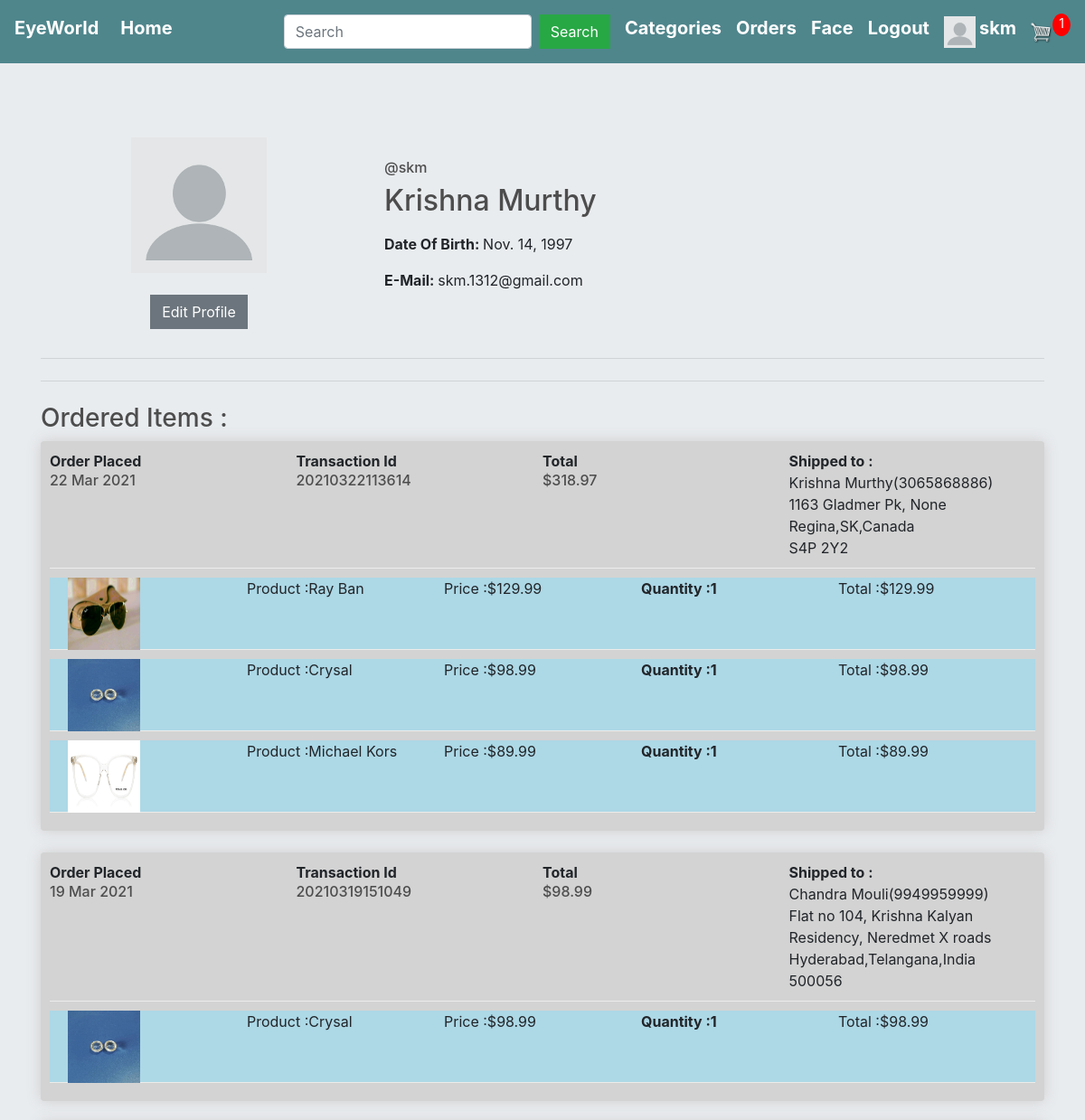
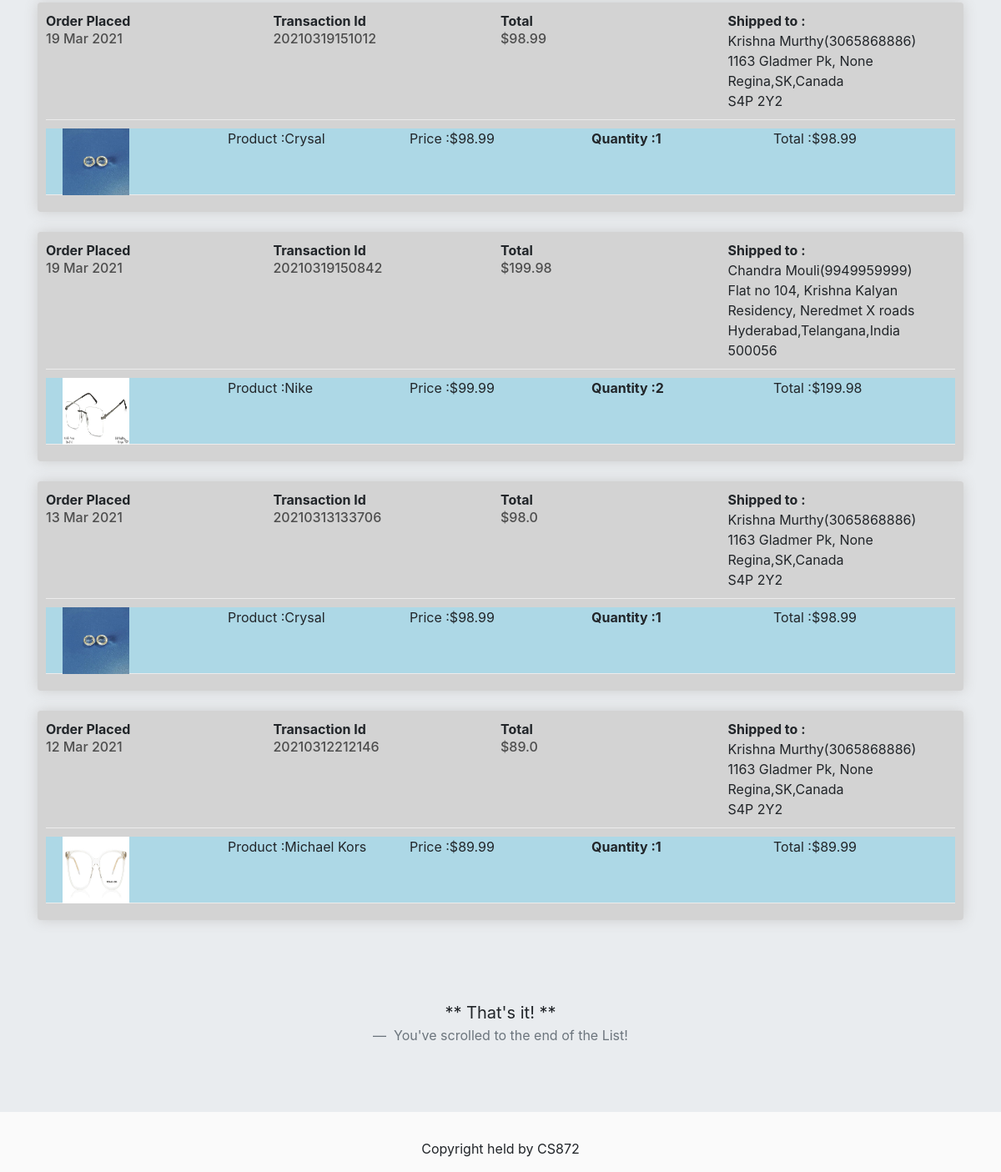
Page /profilepage/skm/ (signed in) on the committed database (2 pictures, top to bottom).
### accounts/models.py (models this page shows, shortened)
class Profile(models.Model):
    user = models.OneToOneField(User,on_delete=models.CASCADE)
    dob = models.DateField(null=True,blank=True)
    photo = models.ImageField(null=True,blank=True)

### store/models.py (models this page shows, shortened)
class FullOrder(models.Model):
    user = models.ForeignKey(User,on_delete=models.CASCADE,null=True)
    recepient_fullname = models.CharField(max_length=100, null=True, blank=False)
    phone_no = models.IntegerField(null=True, blank=False)
    address_line1 = models.CharField(max_length=200, null=True, blank=False)
    address_line2 = models.CharField(max_length=100, null=True, blank=True)
    city = models.CharField(max_length=200, null=True,blank=False)
    state = models.CharField(max_length=200, null=True,blank=False)
    country = models.CharField(max_length=100, null=True, blank=False)
    zipcode = models.CharField(max_length=200, null=True,blank=False)
    amount = models.FloatField(null=True,blank=True)
    transaction_id = models.CharField(max_length=100,null=True,blank=False)
    date_ordered = models.DateTimeField(auto_now_add=True,null=True,blank=True)
    success = models.BooleanField(null=False,default=True)

class Purchased_item(models.Model):
    user = models.ForeignKey(User,on_delete=models.CASCADE,null=True)
    order = models.ForeignKey(FullOrder,on_delete=models.CASCADE,null=True)
    quantity = models.IntegerField(default=0, blank=True, null=True)
    name = models.CharField(max_length=100, blank=False, name=False)
    price = models.FloatField(blank=False, null=True)
    image = models.ImageField(null=True, blank=True)
    description = models.TextField(null=True, blank=True)
    @property
    def get_imageURL(self):
        try:
            url = self.image.url
        except:
            url = ''
        return url
    @property
    def get_total(self):
        total = self.price * self.quantity
        return total

### accounts/views.py (the view)
# urls.py: path('profilepage/<str:username>/',views.profilepage,name='profilepage'),
def profilepage(request,username):
    if not request.user.is_authenticated:
        return HttpResponseRedirect(reverse('user_login'))
    total_item_cart = 0
    if request.user.is_authenticated:
        items = OrderItem.objects.filter(user=request.user)
        for item in items:
            total_item_cart += item.quantity
    user = User.objects.get(username=username)
    profile = Profile.objects.all()
    orders = FullOrder.objects.filter(user=request.user).order_by('-date_ordered')
    ordered = []
    for order in orders:
        tt = []
        items = Purchased_item.objects.filter(order = order)
        for item in items:
            tt.append(item)
        ordered.append({'order':order , 'items':tt})
    product_categories = ProductCategories.objects.all()
    context = {
        'product_categories': product_categories,
        'total_item_cart' : total_item_cart,
    }
    return render(request,'accounts/profilepage.html',{'context':context, 'ordered' : ordered, 'profile' : profile, 'user' : user})

### accounts/templates/accounts/profilepage.html
{% extends 'store/main.html' %}
{% block content %}
    <div class="row my-2">
		<div class="col-lg-4 order-lg-1 text-center">
			{% if request.user.profile.photo %}
				<img src="{{ user.profile.photo.url }}" class="mx-auto img-fluid img-circle d-block" alt="avatar" width="150" height="150">
			{% else %}
				<img src="http://127.0.0.1:8000/static/images/default.png" class="mx-auto img-fluid img-circle d-block" alt="avatar" width="150" , height="150">
			{% endif %}
            {% if request.user.is_authenticated %}
				{% if request.user == user %}
					<br>
					<a class="btn btn-secondary mb-2" href="{% url 'edit_profile' %}">Edit Profile</a>
				{% endif %}
			{% endif %}
        </div>
        <div class="col-lg-8 order-lg-2">
            <div class="tab-content py-4">
                <div class="tab-pane active" id="profile">
					<h6>@{{user.username}}</h6>
                    <h2 class="mb-3">{{user.first_name}} {{user.last_name}}</h2>
                    <div class="row">
                        <div class="col-md-6">
							<p><strong>Date Of Birth: </strong>{{user.profile.dob}}</p>
							<p><strong>E-Mail: </strong>{{user.email}}</p>
                        </div>
                    </div>
                </div>
            </div>
        </div>
	</div>
	<hr class="my-4">
	<hr class="my-4">
	<h3>Ordered Items : </h3>
	<div>
		{% if request.user.is_authenticated %}
			{% for order in ordered %}
				<div class="box-element" style="background-color: lightgray" ">
						<div class="cart-row">
							<div style="flex:1">
								<strong>Order Placed</strong>
								<h6>{{ order.order.date_ordered | date:"d M Y"}} </h6>
							</div>
							<div style="flex:1">
								<strong>Transaction Id</strong>
								<h6>{{order.order.transaction_id}}</h6>
							</div>
							<div style="flex:1">
								<strong>Total</strong>
								<h6>&#36;{{order.order.amount}}</h6>
							</div>
							<div style="flex:1">
								<strong>Shipped to :</strong>
								<div>{{order.order.recepient_fullname}}({{order.order.phone_no}})</div>
								<div>{{order.order.address_line1}}, {{order.order.address_line2}}</div>
								<div>{{order.order.city}},{{order.order.state}},{{order.order.country}}</div>
								<div>{{order.order.zipcode}}</div>
							</div>
						</div>
					{% for item in order.items %}
						<div class="cart-row" style="background-color: lightblue;height: 80px">
							<div style="flex:1"><img style="width: 80px; height: 80px;margin-left: 20px" class="row-image" src="{{item.get_imageURL}}"></div>
							<div style="flex:1"><p>Product :{{item.name}}</p></div>
							<div style="flex:1"><p>Price :&#36;{{item.price}}</p></div>
							<div style="flex:1">
								<p class="quantity">Quantity :{{item.quantity}}</p>
							</div>
							<div style="flex:1"><p>Total :${{item.get_total}}</p></div>
						</div>
					{% endfor %}
				</div>
				<br>
			{% endfor %}
			<br>
		{% endif %}
	</div>
	<br><br>
	<blockquote class="blockquote text-center">
		<p class="mb-0">** That's it! **</p>
		<footer class="blockquote-footer"> You've scrolled to the end of the List!</footer>
	</blockquote>
{% endblock %}

### store/templates/store/main.html (shortened to what this page needs)
<!DOCTYPE html>
{% load static %}
<html>
<head>
	<link rel="stylesheet" href="https://stackpath.bootstrapcdn.com/bootstrap/4.4.1/css/bootstrap.min.css">
	<link rel="stylesheet" href="https://maxcdn.bootstrapcdn.com/bootstrap/4.0.0/css/bootstrap.min.css">
	<link rel="stylesheet" href="https://cdnjs.cloudflare.com/ajax/libs/font-awesome/5.14.0/css/all.min.css" />
	<link rel="stylesheet" type="text/css" href="{% static 'store/css/main.css' %}">
</head>
<body>
	<nav class="navbar navbar-expand-lg navbar-dark bg-dark">
	  <h5><strong><a class="navbar-brand"  style="color: white">EyeWorld</a></strong></h5>
	  <div class="collapse navbar-collapse" id="navbarSupportedContent">
	    <ul class="navbar-nav mr-auto">
	      <li class="nav-item active">
	        <h5><strong><a class="nav-link" href="{% url 'store' %}" style="color: white">Home <span class="sr-only">(current)</span></a></strong></h5>
	      </li>
	    </ul>
	    <div class="form-inline my-2 my-lg-0">
	    	<form method="get" action="{% url 'search' %}" class="form-inline my-2 my-lg-0">
					<input type="search" name="search" aria-label="Search" placeholder="Search" class="form-control mr-sm-2">
					<button class="btn btn-success my-2 mr-sm-3" type="submit">Search</button>
			</form>
			<div class="dropdown mr-sm-3">
					  <h5><strong><a style="color: white">Categories</a></strong></h5>
			</div>
	    	{% if request.user.is_authenticated %}
	     		<h5 class="mr-sm-3"><strong><a href="{% url 'order_details' %}" style="color: white">Orders</a></strong>
	     		</h5>
	     		<h5 class="mr-sm-3"><strong><a href="{% url 'face_upload' %}" style="color: white">Face</a></strong>
	     		</h5>
	     		<h5 class="mr-sm-3"><strong><a href="{% url 'user_logout' %}" style="color: white">Logout</a></strong></h5>
	     		{% if request.user.profile.photo %}
					<a href="{% url 'profilepage' username=user.username %}"><img class="mr-sm-1" src="{{ request.user.profile.photo.url }}" width="35" height="35"></a>
				{% else %}
					<a href="{% url 'profilepage' username=user.username %}"><img class="mr-sm-1" src="/static/images/default.png" width="35" , height="35"></a>
				{% endif %}
		    	<h5><strong><a href="{% url 'profilepage' username=request.user.username %}" style="color: white">{{request.user.username}}</a></strong></h5>
	     	{% else %}
	     		<h5 class="mr-sm-3"><strong><a href="{% url 'user_login' %}" style="color: white">Login</a></strong></h5>
	     		<div>
		     		<h5 class="mr-sm-3"><strong><a href="{% url 'register' %}" style="color: white">SignUp</a></strong></h5>
	     		</div>
	     	{% endif %}
	     	<a href="{% url 'cart' %}">
	    		<img  id="cart-icon" src="{% static 'images/cart.png' %}">
	    	</a>
	    	<p id="cart-total">{{context.total_item_cart}}</p>
	    </div>
	  </div>
	</nav>
	<div class="jumbotron jumbotron-fluid">
		<div class="container container-fluid">
			{% block content %}
			{% endblock %}
		</div>
	</div>
	<footer class="footer">
		<p style="text-align: center;">Copyright held by CS872</p>
	</footer>
</body>
</html>

### static/store/css/main.css (style rules this page uses)
body { background-color: hsl(0, 0%, 98%); }
h1,h2,h3,h4,h5,h6 { color:hsl(0, 0%, 30%); }
.box-element { box-shadow:hsl(0, 0%, 80%) 0 0 16px; background-color: #fff; border-radius: 4px; padding: 10px; }
.bg-dark { background-color: #4f868c!important; }
#cart-icon { width:25px; display: inline-block; margin-left: 15px; }
#cart-total { display: block; text-align: center; color:#fff; background-color: red; width: 20px; height: 25px; border-radius: 50%; font-size: 14px; }
.col-lg-4, .col-lg-6, .col-lg-8, .col-lg-12 { margin-top: 10px; }
.btn { border-radius: 0; }
.row-image { width: 100px; }
.cart-row { display: flex; align-items: flex-stretch; padding-bottom: 10px; margin-bottom: 10px; border-bottom: 1px solid #ececec; }
.quantity { display: inline-block; font-weight: 700; padding-right:10px; }

### store/templates/store/main.html (style rules this page uses)
.dropdown { position: relative; display: inline-block; }

### rows in the picture
FullOrder: order.date_ordered "22 Mar 2021", order.transaction_id "20210322113614", order.amount "318.97", order.recepient_fullname "Krishna Murthy", order.phone_no "3065868886", order.address_line1 "1163 Gladmer Pk", order.address_line2 "None", order.city "Regina", order.state "SK", order.country "Canada", order.zipcode "S4P 2Y2"
Purchased_item: get_imageURL (picture), name "Ray Ban", price "129.99", quantity "1", get_total "129.99"
Purchased_item: get_imageURL (picture), name "Crysal", price "98.99", quantity "1", get_total "98.99"
Purchased_item: get_imageURL (picture), name "Michael Kors", price "89.99", quantity "1", get_total "89.99"
FullOrder: order.date_ordered "19 Mar 2021", order.transaction_id "20210319151049", order.amount "98.99", order.recepient_fullname "Chandra Mouli", order.phone_no "9949959999", order.address_line1 "Flat no 104, Krishna Kalyan Residency", order.address_line2 "Neredmet X roads", order.city "Hyderabad", order.state "Telangana", order.country "India", order.zipcode "500056"
Purchased_item: get_imageURL (picture), name "Crysal", price "98.99", quantity "1", get_total "98.99"
FullOrder: order.date_ordered "19 Mar 2021", order.transaction_id "20210319151012", order.amount "98.99", order.recepient_fullname "Krishna Murthy", order.phone_no "3065868886", order.address_line1 "1163 Gladmer Pk", order.address_line2 "None", order.city "Regina", order.state "SK", order.country "Canada", order.zipcode "S4P 2Y2"
Purchased_item: get_imageURL (picture), name "Crysal", price "98.99", quantity "1", get_total "98.99"
FullOrder: order.date_ordered "19 Mar 2021", order.transaction_id "20210319150842", order.amount "199.98", order.recepient_fullname "Chandra Mouli", order.phone_no "9949959999", order.address_line1 "Flat no 104, Krishna Kalyan Residency", order.address_line2 "Neredmet X roads", order.city "Hyderabad", order.state "Telangana", order.country "India", order.zipcode "500056"
Purchased_item: get_imageURL (picture), name "Nike", price "99.99", quantity "2", get_total "199.98"
FullOrder: order.date_ordered "13 Mar 2021", order.transaction_id "20210313133706", order.amount "98.0", order.recepient_fullname "Krishna Murthy", order.phone_no "3065868886", order.address_line1 "1163 Gladmer Pk", order.address_line2 "None", order.city "Regina", order.state "SK", order.country "Canada", order.zipcode "S4P 2Y2"
Purchased_item: get_imageURL (picture), name "Crysal", price "98.99", quantity "1", get_total "98.99"
FullOrder: order.date_ordered "12 Mar 2021", order.transaction_id "20210312212146", order.amount "89.0", order.recepient_fullname "Krishna Murthy", order.phone_no "3065868886", order.address_line1 "1163 Gladmer Pk", order.address_line2 "None", order.city "Regina", order.state "SK", order.country "Canada", order.zipcode "S4P 2Y2"
Purchased_item: get_imageURL (picture), name "Michael Kors", price "89.99", quantity "1", get_total "89.99"

### other values in the picture
{{ request.user.username }} "skm"
{{ context.total_item_cart }} "1"
{{ user.username }} "skm"
{{ user.first_name }} "Krishna"
{{ user.last_name }} "Murthy"
{{ user.profile.dob }} "Nov. 14, 1997"
{{ user.email }} "skm.1312@gmail.com"
